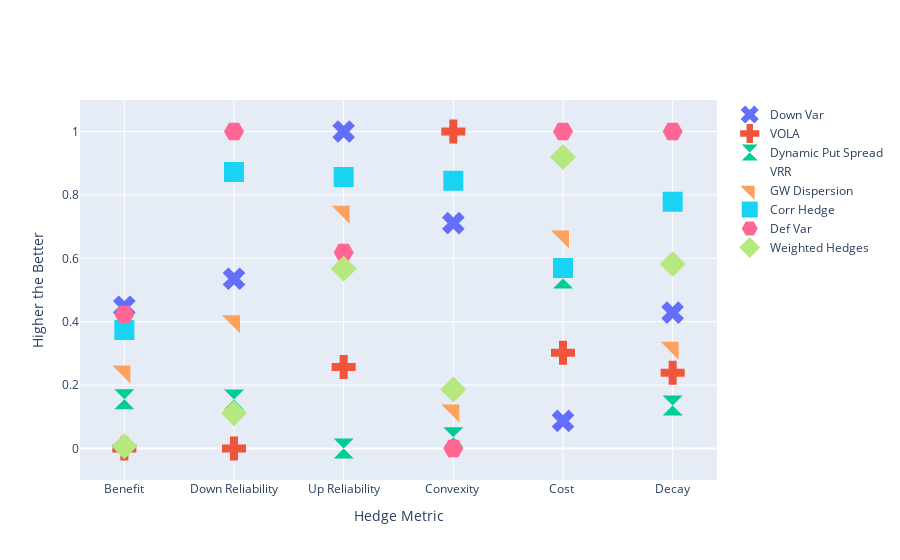

The cell this chart's notebook holds for it:
### Code cell
met= list(df_normal.index)
n=len(df_normal.columns)
fig = go.Figure()
col=0
for col in df_normal.columns:
    fig.add_trace(go.Scatter(
        x=met,
        y=df_normal[col],
        marker=dict(size = 20),
        marker_symbol = symbols[col],
        mode= "markers",
        name=col
        ))
fig.update_layout(title="",
                xaxis_title="Hedge Metric",
                yaxis_title="Higher the Better")
fig.show()

### Figure 1 — Plotly figure (JSON) as saved in the notebook; plotly's stock layout.template omitted (floating-point values rounded to 4 significant figures)
{"data": [{"marker": {"size": 20, "symbol": [4]}, "mode": "markers", "name": "Down Var", "type": "scatter", "x": ["Benefit", "Down Reliability", "Up Reliability", "Convexity ", "Cost ", "Decay"], "y": [0.4472, 0.5354, 1, 0.7107, 0.08694, 0.4286]}, {"marker": {"size": 20, "symbol": [3]}, "mode": "markers", "name": "VOLA", "type": "scatter", "x": ["Benefit", "Down Reliability", "Up Reliability", "Convexity ", "Cost ", "Decay"], "y": [0, 0, 0.2573, 1.0, 0.3021, 0.2393]}, {"marker": {"size": 20, "symbol": [25]}, "mode": "markers", "name": "Dynamic Put Spread", "type": "scatter", "x": ["Benefit", "Down Reliability", "Up Reliability", "Convexity ", "Cost ", "Decay"], "y": [0.1553, 0.1543, 0, 0.03571, 0.536, 0.1357]}, {"marker": {"size": 20, "symbol": [33]}, "mode": "markers", "name": "VRR", "type": "scatter", "x": ["Benefit", "Down Reliability", "Up Reliability", "Convexity ", "Cost ", "Decay"], "y": [1, 0.9725, 0.6996, 0.3107, 0, 0]}, {"marker": {"size": 20, "symbol": [9]}, "mode": "markers", "name": "GW Dispersion", "type": "scatter", "x": ["Benefit", "Down Reliability", "Up Reliability", "Convexity ", "Cost ", "Decay"], "y": [0.2432, 0.4011, 0.7468, 0.1198, 0.6687, 0.3179]}, {"marker": {"size": 20, "symbol": [29]}, "mode": "markers", "name": "Corr Hedge", "type": "scatter", "x": ["Benefit", "Down Reliability", "Up Reliability", "Convexity ", "Cost ", "Decay"], "y": [0.374, 0.8722, 0.8568, 0.8444, 0.5696, 0.7786]}, {"marker": {"size": 20, "symbol": [15]}, "mode": "markers", "name": "Def Var", "type": "scatter", "x": ["Benefit", "Down Reliability", "Up Reliability", "Convexity ", "Cost ", "Decay"], "y": [0.4227, 1.0, 0.6185, 0, 1.0, 1]}, {"marker": {"size": 20, "symbol": [31]}, "mode": "markers", "name": "Weighted Hedges", "type": "scatter", "x": ["Benefit", "Down Reliability", "Up Reliability", "Convexity ", "Cost ", "Decay"], "y": [0.007034, 0.1112, 0.5673, 0.186, 0.9198, 0.5821]}], "layout": {"title": {"text": ""}, "xaxis": {"title": {"text": "Hedge Metric"}}, "yaxis": {"title": {"text": "Higher the Better"}}}}
